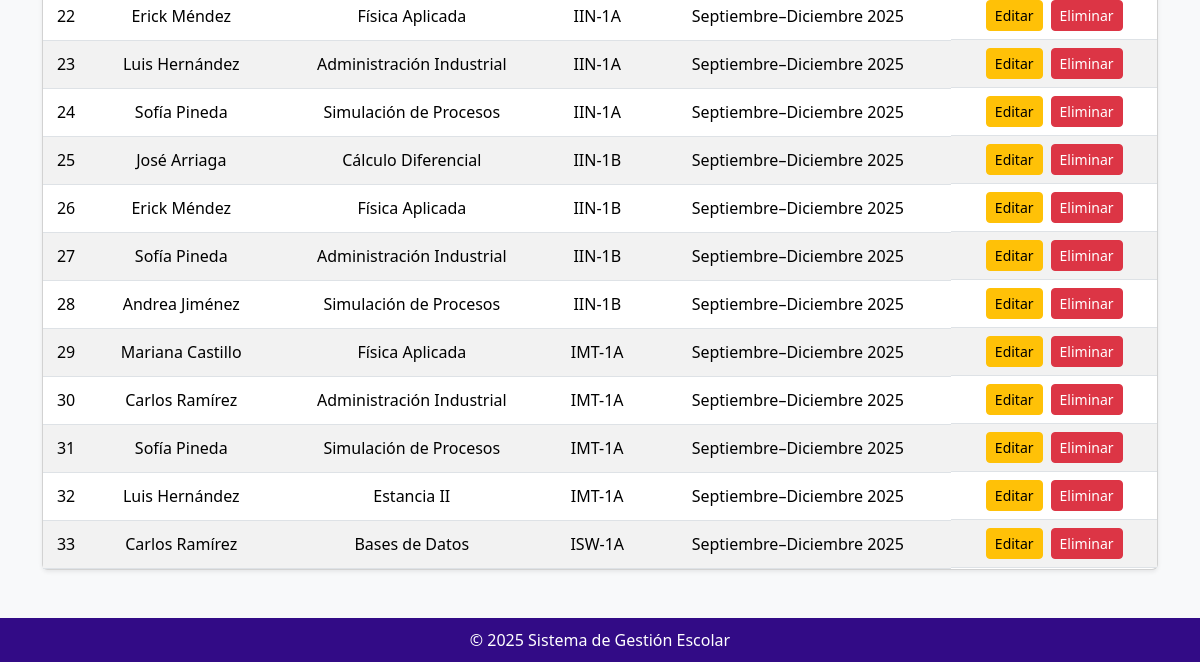
The app's page /app/views/asignacionesView.php (signed in, lower part), older data.
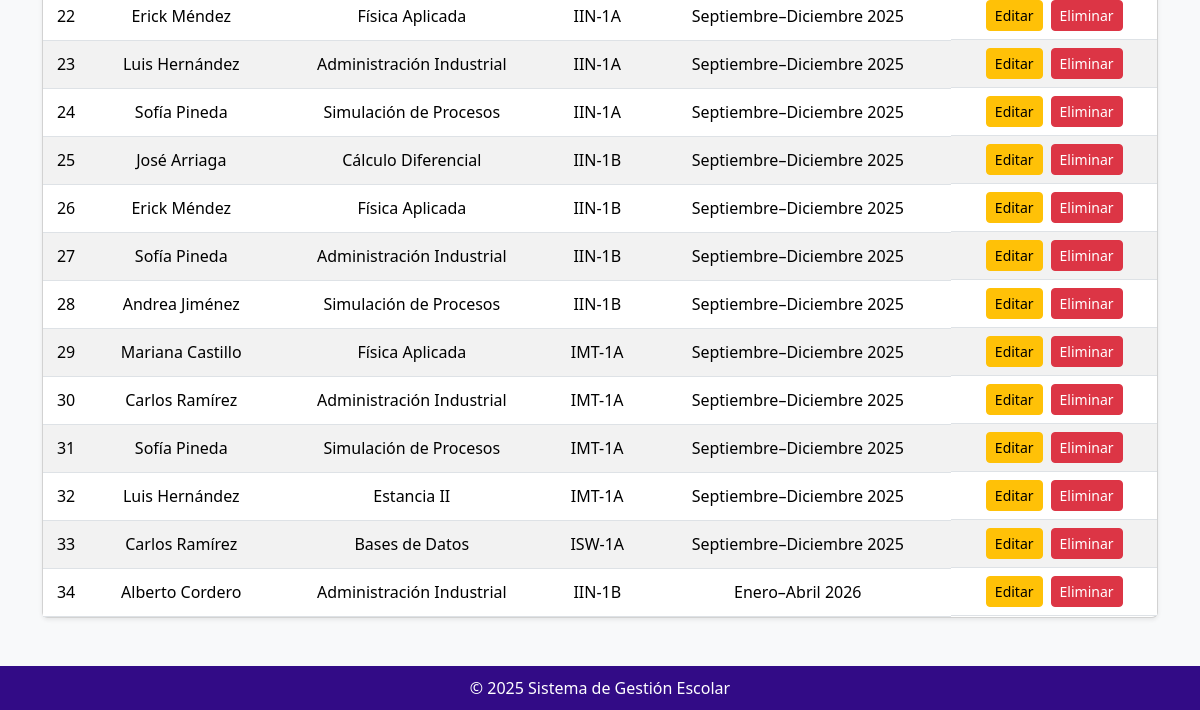
The same page, newer data.
### tables this page shows
CREATE TABLE `asignaciones` (
  `idAsignacion` int(11) NOT NULL AUTO_INCREMENT,
  `idDocente` int(11) NOT NULL,
  `idMateria` int(11) NOT NULL,
  `idGrupo` int(11) NOT NULL,
  `idPeriodo` int(11) NOT NULL,
  PRIMARY KEY (`idAsignacion`),
  KEY `idDocente` (`idDocente`),
  KEY `idMateria` (`idMateria`),
  KEY `idGrupo` (`idGrupo`),
  KEY `idPeriodo` (`idPeriodo`),
  CONSTRAINT `asignaciones_ibfk_1` FOREIGN KEY (`idDocente`) REFERENCES `docentes` (`idDocente`) ON DELETE CASCADE ON UPDATE CASCADE,
  CONSTRAINT `asignaciones_ibfk_2` FOREIGN KEY (`idMateria`) REFERENCES `materias` (`idMateria`) ON DELETE CASCADE ON UPDATE CASCADE,
  CONSTRAINT `asignaciones_ibfk_3` FOREIGN KEY (`idGrupo`) REFERENCES `grupos` (`idGrupo`) ON DELETE CASCADE ON UPDATE CASCADE,
  CONSTRAINT `asignaciones_ibfk_4` FOREIGN KEY (`idPeriodo`) REFERENCES `periodosescolares` (`idPeriodo`) ON DELETE CASCADE ON UPDATE CASCADE
);

CREATE TABLE `materias` (
  `idMateria` int(11) NOT NULL AUTO_INCREMENT,
  `nombreMateria` varchar(100) NOT NULL,
  `claveMateria` varchar(20) NOT NULL,
  `horasSemana` int(11) DEFAULT NULL,
  `idPeriodo` int(11) DEFAULT NULL,
  PRIMARY KEY (`idMateria`),
  UNIQUE KEY `claveMateria` (`claveMateria`),
  KEY `idPeriodo` (`idPeriodo`),
  CONSTRAINT `materias_ibfk_1` FOREIGN KEY (`idPeriodo`) REFERENCES `periodosescolares` (`idPeriodo`) ON DELETE CASCADE ON UPDATE CASCADE
);

CREATE TABLE `grupos` (
  `idGrupo` int(11) NOT NULL AUTO_INCREMENT,
  `nombreGrupo` varchar(50) NOT NULL,
  `idCarrera` int(11) NOT NULL,
  `idPeriodo` int(11) NOT NULL,
  PRIMARY KEY (`idGrupo`),
  KEY `idCarrera` (`idCarrera`),
  KEY `idPeriodo` (`idPeriodo`),
  CONSTRAINT `grupos_ibfk_1` FOREIGN KEY (`idCarrera`) REFERENCES `carreras` (`idCarrera`) ON DELETE CASCADE ON UPDATE CASCADE,
  CONSTRAINT `grupos_ibfk_2` FOREIGN KEY (`idPeriodo`) REFERENCES `periodosescolares` (`idPeriodo`) ON DELETE CASCADE ON UPDATE CASCADE
);

CREATE TABLE `periodosescolares` (
  `idPeriodo` int(11) NOT NULL AUTO_INCREMENT,
  `nombrePeriodo` varchar(50) NOT NULL,
  `fechaInicio` date NOT NULL,
  `fechaFin` date NOT NULL,
  PRIMARY KEY (`idPeriodo`)
);

### app/models/asignacionModel.php (called while the page is built, shortened)
<?php
class AsignacionModel {
    private $connection;
    public function __construct($connection) {
        $this->connection = $connection;
    }
    public function obtenerAsignaciones() {
        $sql = "SELECT a.idAsignacion,
                       CONCAT(u.nombres,' ',u.apePaterno) AS docente,
                       m.nombreMateria,
                       g.nombreGrupo,
                       p.nombrePeriodo
                FROM asignaciones a
                INNER JOIN docentes d ON d.idDocente = a.idDocente
                INNER JOIN usuarios u ON u.idUsuario = d.idUsuario
                INNER JOIN materias m ON m.idMateria = a.idMateria
                INNER JOIN grupos g ON g.idGrupo = a.idGrupo
                INNER JOIN periodosEscolares p ON p.idPeriodo = a.idPeriodo
                ORDER BY a.idAsignacion ASC";
        return $this->connection->query($sql);
    }
}

### app/views/asignacionesView.php (the view, shortened to what this page needs)
<?php
require_once __DIR__ . '/../../config/db_connection.php';
require_once __DIR__ . '/../../app/models/asignacionModel.php';
$model = new AsignacionModel($connection);
$model->syncDocentes();
$asignaciones  = $model->obtenerAsignaciones();
?>
<!DOCTYPE html>
<html lang="es">
<head>
  <link href="https://cdn.jsdelivr.net/npm/bootstrap@5.3.3/dist/css/bootstrap.min.css" rel="stylesheet">
  <link rel="stylesheet" href="https://cdn.jsdelivr.net/npm/bootstrap-icons@1.11.3/font/bootstrap-icons.css">
</head>
<body>
<div class="container mt-4 mb-5">
  <div class="card shadow-sm">
    <div class="card-body p-0">
      <table class="table table-striped mb-0 text-center align-middle">
        <tbody>
          <?php while($a = $asignaciones->fetch_assoc()): ?>
            <tr>
              <td><?= $a['idAsignacion'] ?></td>
              <td><?= htmlspecialchars($a['docente']) ?></td>
              <td><?= htmlspecialchars($a['nombreMateria']) ?></td>
              <td><?= htmlspecialchars($a['nombreGrupo']) ?></td>
              <td><?= htmlspecialchars($a['nombrePeriodo']) ?></td>
              <td class="d-flex gap-2 justify-content-center">
                <a href="asignacionesView.php?edit=<?= $a['idAsignacion'] ?>" class="btn btn-warning btn-sm">Editar</a>
                <a href="../controllers/asignacionController.php?delete=<?= $a['idAsignacion'] ?>"
                   class="btn btn-danger btn-sm"
                   onclick="return confirm('¿Seguro que deseas eliminar esta asignación?');">Eliminar</a>
              </td>
            </tr>
          <?php endwhile; ?>
        </tbody>
      </table>
    </div>
  </div>
</div>
<footer>© 2025 Sistema de Gestión Escolar</footer>
</body>
</html>

Row changes from the older to the newer data that the page shows:
added asignaciones: idAsignacion "34", docente "Alberto Cordero", idMateria.nombreMateria "Administración Industrial", idGrupo.nombreGrupo "IIN-1B", idPeriodo.nombrePeriodo "Enero–Abril 2026"
